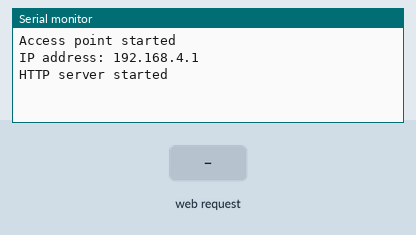
Bench run of a sketch on a simulated ESP32. Parts: the last lines printed to the serial monitor. The inputs (shaded band) are chosen by the test bench.

Above: at 1.2 s.
1.3 s: HTTP request GET /sendAngle?angle=1 received
At 1.7 s:
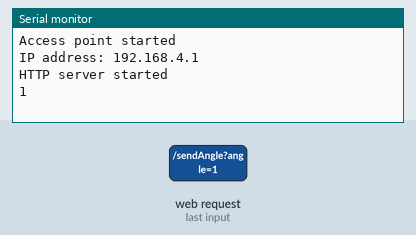
2.8 s: HTTP request GET /sendAngle?angle=0 received
At 4.0 s:
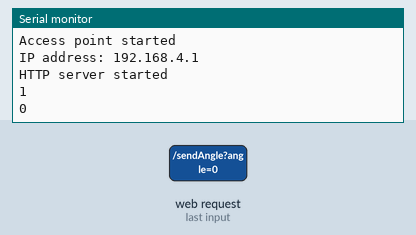

Measured:
- after the input at 1.3 s, the serial monitor: prints a new line at once (image 1)
- after the input at 2.8 s, the serial monitor: prints a new line at once (image 2)

The sketch:

Esp32WebServo.ino
```cpp
#include <WiFi.h>
#include <WebServer.h>

#define RXD2 16
#define TXD2 17

const char* ssid = "ESP32_AP";
const char* password = "12345678";

WebServer server(80);

void setup() {
  Serial.begin(115200);  // Debugging via Serial Monitor
  Serial2.begin(9600, SERIAL_8N1, RXD2, TXD2);   // Serial communication with Arduino Mega

  // Set up the access point
  WiFi.softAP(ssid, password);
  Serial.println("Access point started");
  Serial.print("IP address: ");
  Serial.println(WiFi.softAPIP());

  // Define routes
  server.on("/", handleRoot);
  server.on("/sendAngle", handleSendAngle);

  // Start the server
  server.begin();
  Serial.println("HTTP server started");
}

void handleRoot() {
  String html = "<html><body>"
                "<h1>ESP32 Servo Control</h1>"
                "<input type='range' min='0' max='180' value='90' id='angleSlider' onchange='sendAngle()'>"
                "<p>Angle: <span id='angleValue'>90</span>°</p>"
                "<script>"
                "function sendAngle() {"
                "  var slider = document.getElementById('angleSlider');"
                "  var angle = slider.value;"
                "  document.getElementById('angleValue').innerText = angle;"
                "  var xhr = new XMLHttpRequest();"
                "  xhr.open('GET', '/sendAngle?angle=' + angle, true);"
                "  xhr.send();"
                "}"
                "</script>"
                "</body></html>";
  server.send(200, "text/html", html);
}

void handleSendAngle() {
  if (server.hasArg("angle")) {
    String angle = server.arg("angle");
    Serial2.println(angle);  // Send the angle value to Arduino Mega via Serial2
    Serial.println(angle);
    server.send(200, "text/plain", "Angle received: " + angle);
  } else {
    server.send(400, "text/plain", "Bad Request: Angle value missing");
  }
}

void loop() {
  server.handleClient();
}
```
